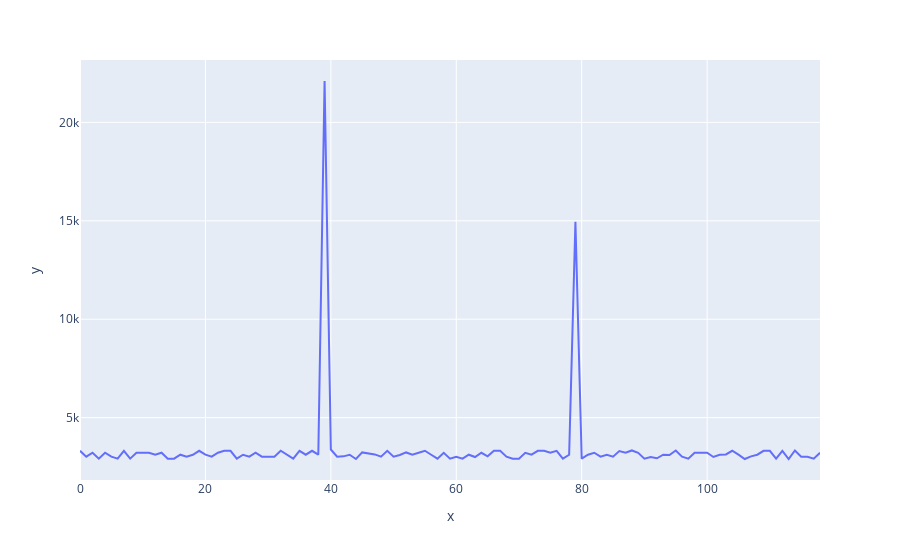

Notebook code cell kept with this figure:
### Code cell
fig = px.line(
                y=iti,
                )
fig.show()

### Figure 1 — Plotly figure (JSON) as saved in the notebook; plotly's stock layout.template omitted (floating-point values rounded to 4 significant figures)
{"data": [{"hovertemplate": "x=%{x}<br>y=%{y}<extra></extra>", "legendgroup": "", "line": {"color": "#636efa", "dash": "solid"}, "marker": {"symbol": "circle"}, "mode": "lines", "name": "", "orientation": "v", "showlegend": false, "type": "scatter", "x": [0, 1, 2, 3, 4, 5, 6, 7, 8, 9, 10, 11, 12, 13, 14, 15, 16, 17, 18, 19, 20, 21, 22, 23, 24, 25, 26, 27, 28, 29, 30, 31, 32, 33, 34, 35, 36, 37, 38, 39, 40, 41, 42, 43, 44, 45, 46, 47, 48, 49, 50, 51, 52, 53, 54, 55, 56, 57, 58, 59, 60, 61, 62, 63, 64, 65, 66, 67, 68, 69, 70, 71, 72, 73, 74, 75, 76, 77, 78, 79, 80, 81, 82, 83, 84, 85, 86, 87, 88, 89, 90, 91, 92, 93, 94, 95, 96, 97, 98, 99, 100, 101, 102, 103, 104, 105, 106, 107, 108, 109, 110, 111, 112, 113, 114, 115, 116, 117, 118], "xaxis": "x", "y": [3316, 3017, 3217, 2916, 3217, 3017, 2916, 3316, 2917, 3216, 3216, 3218, 3116, 3217, 2916, 2917, 3117, 3016, 3116, 3316, 3117, 3016, 3218, 3316, 3316, 2917, 3116, 3017, 3217, 3016, 3016, 3017, 3317, 3116, 2917, 3316, 3117, 3316, 3117, 22101, 3381, 3016, 3033, 3117, 2900, 3233, 3200, 3133, 3017, 3316, 3017, 3100, 3232, 3117, 3217, 3317, 3116, 2917, 3216, 2917, 3016, 2916, 3117, 3000, 3216, 3033, 3318, 3316, 3017, 2916, 2917, 3216, 3117, 3316, 3317, 3216, 3316, 2917, 3116, 14950, 2916, 3117, 3216, 3017, 3116, 3017, 3300, 3216, 3334, 3216, 2917, 2999, 2934, 3116, 3100, 3334, 3016, 2916, 3217, 3216, 3216, 3001, 3116, 3133, 3317, 3117, 2899, 3033, 3117, 3316, 3317, 2917, 3317, 2899, 3333, 3017, 3016, 2917, 3216], "yaxis": "y"}], "layout": {"legend": {"tracegroupgap": 0}, "margin": {"t": 60}, "xaxis": {"anchor": "y", "domain": [0, 1], "title": {"text": "x"}}, "yaxis": {"anchor": "x", "domain": [0, 1], "title": {"text": "y"}}}}
